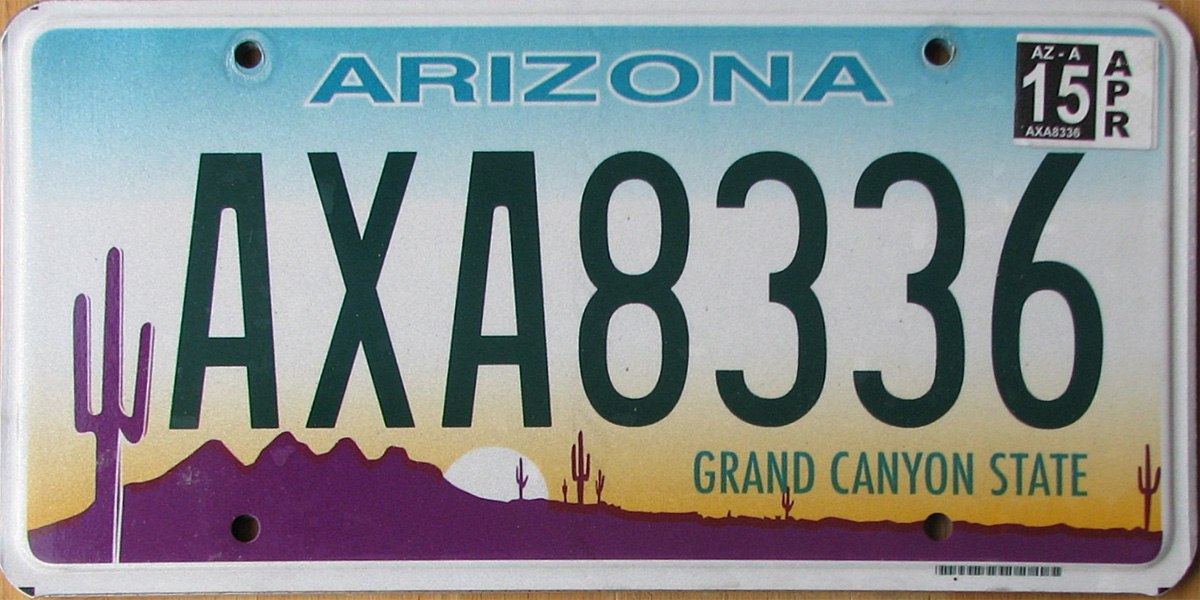
%> input picture License Plate recognition/plate3.jpg, 1200 x 600 px
$ octave main.m   (GNU Octave 9; MATLAB toolbox functions it lacks are replaced by stand-ins)
%> lines starting %> are read from the running program, lines starting %| are printed output that depends on the picture; in (x1, y1, x2, y2) boxes, pixels count from 0 and x2, y2 are one past the last pixel; in counts of white or black regions, pixels touching at a corner belong together; the program's own positions count from 1
### License Plate recognition/template.m
function [ y ] = template( x )
y=x;
aa(1:42,1:24)=1;
aa(1:42,1)=0;
aa(1:42,24)=0;
aa(1,1:24)=0;
aa(42,1:24)=0;
imwrite(aa,'pen.bmp','bmp');

%--read the template images and store them into variables.
A=imread('A.bmp');
B=imread('B.bmp');
C=imread('C.bmp');
D=imread('D.bmp');
E=imread('E.bmp');
F=imread('F.bmp');
G=imread('G.bmp');
H=imread('H.bmp');
I=imread('I.bmp');
J=imread('J.bmp');
K=imread('K.bmp');
L=imread('L.bmp');
M=imread('M.bmp');
N=imread('N.bmp');
O=imread('O.bmp');
P=imread('P.bmp');
Q=imread('Q.bmp');
R=imread('R.bmp');
S=imread('S.bmp');
T=imread('T.bmp');
U=imread('U.bmp');
V=imread('V.bmp');
W=imread('W.bmp');
X=imread('X.bmp');
Y=imread('Y.bmp');
Z=imread('Z.bmp');
Afill=imread('fillA.bmp');
Bfill=imread('fillB.bmp');
Dfill=imread('fillD.bmp');
Ofill=imread('fillO.bmp');
Pfill=imread('fillP.bmp');
Qfill=imread('fillQ.bmp');
Rfill=imread('fillR.bmp');

%read template numbers and store them into variables.
one=imread('1.bmp');
two=imread('2.bmp');
three=imread('3.bmp');
four=imread('4.bmp');
five=imread('5.bmp');
six=imread('6.bmp');
seven=imread('7.bmp');
eight=imread('8.bmp');
nine=imread('9.bmp');
zero=imread('0.bmp');
zerofill=imread('fill0.bmp');
fourfill=imread('fill4.bmp');
sixfill=imread('fill6.bmp');
sixfill2=imread('fill6_2.bmp');
eightfill=imread('fill8.bmp');
ninefill=imread('fill9.bmp');
ninefill2=imread('fill9_2.bmp');
a1=imread('pen.bmp');


%*-*-*-*-*-*-*-*-*-*-*-
letter=[A Afill B Bfill C D Dfill E F G H I J K L M ...
    N O Ofill P Pfill Q Qfill R Rfill S T U V W X Y Z];
number=[];
character=[];

number=[one two three four fourfill five six sixfill sixfill2 seven ...
    eight eightfill nine ninefill ninefill2 zero zerofill a1];

character=[letter number];

NewTemplates=mat2cell(character,42,[24 24 24 24 24 24 24 24 ...
    24 24 24 24 24 24 24 ...
    24 24 24 24 24 24 24 ...
    24 24 24 24 24 24 24 ...
    24 24 24 24 24 24 24 ...
    24 24 24 24 24 24 24 ...
    24 24 24 24 24 24 24 24]);

save ('NewTemplates','NewTemplates')

end

### License Plate recognition/main.m
clc;
close all;
clear all;

i=imread('plate3.jpg');      % read the image.
%> i is the input picture: size 600x1200x3 uint8; mean R, G, B 138.2, 144.2, 145.8
tic;
i=imresize(i,[400 NaN]);     % resize the image.
%> i: size 400x800x3 uint8
% imshow(i);                   % show original image.
g=rgb2gray(i);               % convert color image to grayscale.
g=medfilt2(g,[3 3]);         % apply median/average filtering.
se=strel('disk',1);          % use a disk structuring element with radius 1.
dilate=imdilate(g,se);       % dilate the image.
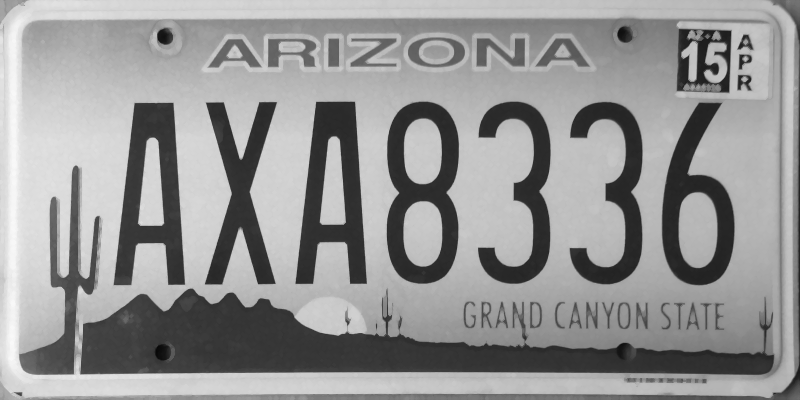
%> dilate: size 400x800 uint8; min 8, max 249, mean 148.9
erode=imerode(g,se);         % erode the image.
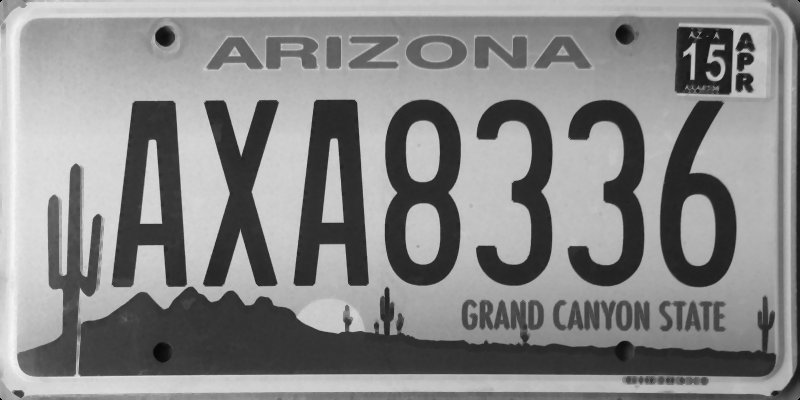
%> erode: size 400x800 uint8; min 0, max 247, mean 136.3
gdiff=imsubtract(dilate,erode);           % sutract both.
gdiff=mat2gray(gdiff);                    % convert to grayscale.
%> gdiff: size 400x800 double
gdiff=conv2(gdiff,[1 1;1 1]);             % perform 2D convolution.
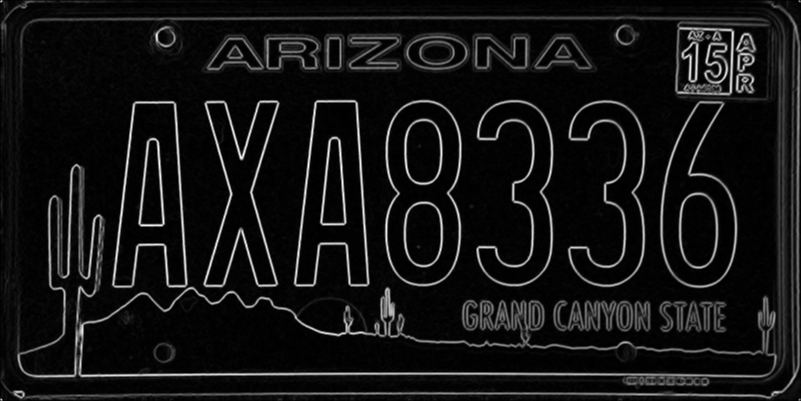
%> gdiff: size 401x801 double; min 0, max 3.69, mean 0.302; drawn with min black and max white
gdiff=imadjust(gdiff,[0.5 0.7],[0 1],.1); % adjust the intensity values.
B=logical(gdiff);                         % convert to logical type.
%> B: size 401x801 logical; 16.3% white; 91 white regions (53 under 20 px), largest, box (x1, y1, x2, y2) and area: (17, 18, 787, 386) 16608, (2, 1, 801, 400) 4970, (675, 21, 770, 96) 2586
[a1,b1]=size(B);
%> a1 = 401; b1 = 801
%figure(2)
%imshow(B)
er=imerode(B,strel('line',101,0));        % erosion with line structuring element.
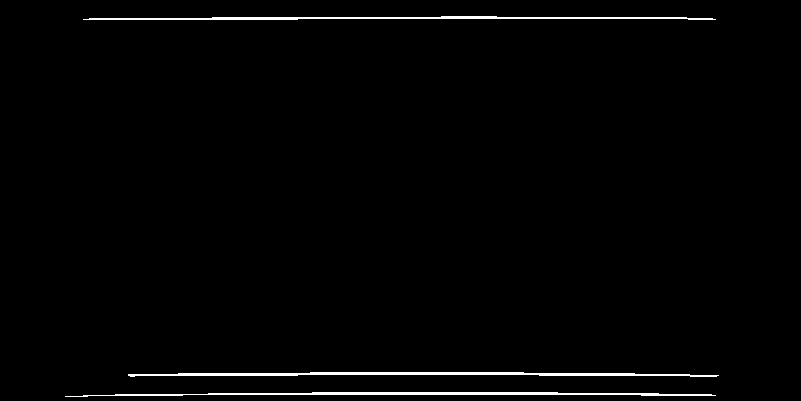
%> er: size 401x801 logical; 1.4% white; 3 white regions, box (x1, y1, x2, y2) and area: (128, 372, 719, 377) 1615, (65, 392, 716, 397) 1492, (83, 16, 716, 20) 1398
% figure(3)
% imshow(er)
out1=imsubtract(B,er);                    % subtract processed image with eroded image.
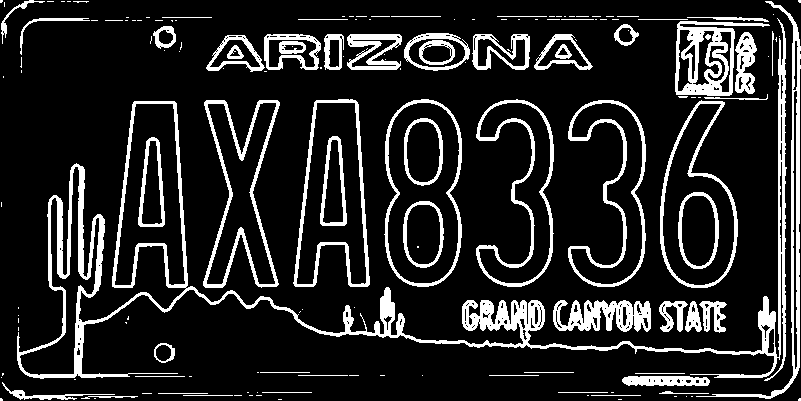
%> out1: size 401x801 double; values 0 (black) and 1 (white), 14.9% white; 162 white regions (101 under 20 px), largest, box (x1, y1, x2, y2) and area: (17, 18, 787, 381) 13933, (696, 1, 801, 399) 2676, (675, 21, 770, 96) 2586
F=imfill(out1,'holes');                   % filling the object.
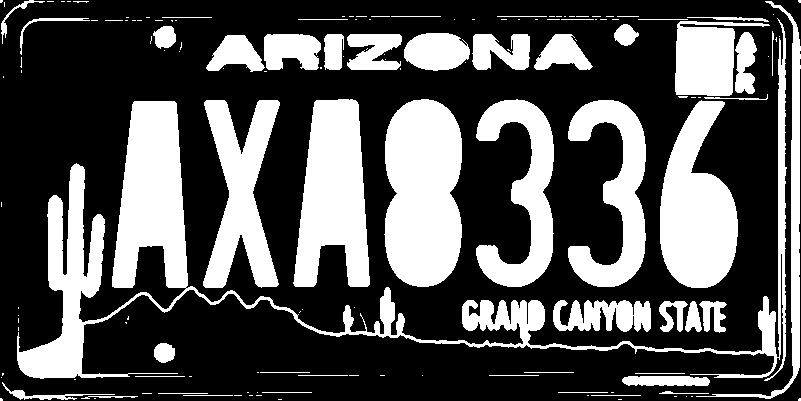
%> F: size 401x801 double; values 0 (black) and 1 (white), 33.3% white; 149 white regions (98 under 20 px), largest, box (x1, y1, x2, y2) and area: (17, 18, 787, 381) 26716, (384, 99, 462, 287) 12476, (293, 99, 370, 287) 10175
H=bwmorph(F,'thin',1);                    % thinning on binary image.
%> H: size 401x801 logical; 29.4% white; 149 white regions (98 under 20 px), largest, box (x1, y1, x2, y2) and area: (17, 18, 786, 381) 22038, (385, 100, 461, 286) 12043, (294, 100, 369, 286) 9624
H=imerode(H,strel('line',3,90));          % erosion again using line.
%> H: size 401x801 logical; 27.1% white; 100 white regions (60 under 20 px), largest, box (x1, y1, x2, y2) and area: (386, 101, 461, 285) 11846, (295, 101, 369, 285) 9474, (113, 103, 187, 287) 9455
% figure(4)
% imshow(H)

final=bwareaopen(H,floor((a1/15)*(b1/15)));  % remove small objects from image.
final(1:floor(.9*a1),1:2)=1;
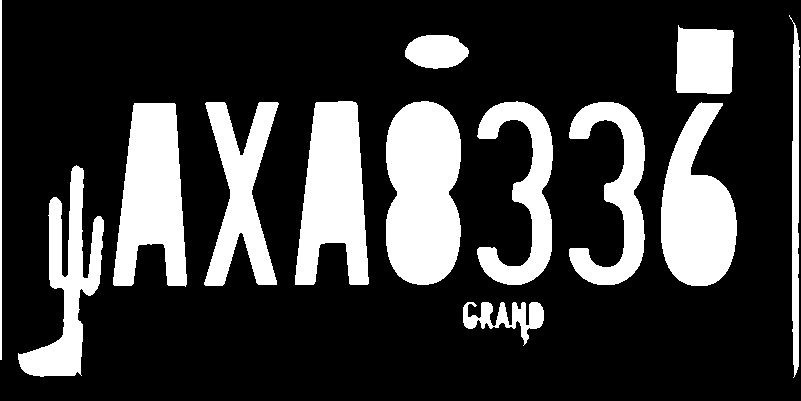
%> final: size 401x801 logical; 23.3% white; 13 white regions, largest, box (x1, y1, x2, y2) and area: (386, 101, 461, 285) 11846, (295, 101, 369, 285) 9474, (113, 103, 187, 287) 9455
final(a1:-1:(a1-20),b1:-1:(b1-2))=1;
yyy=template(2);
%> the run ends on the next line

$ run again, with License Plate recognition/plate1.jpg copied over License Plate recognition/plate3.jpg
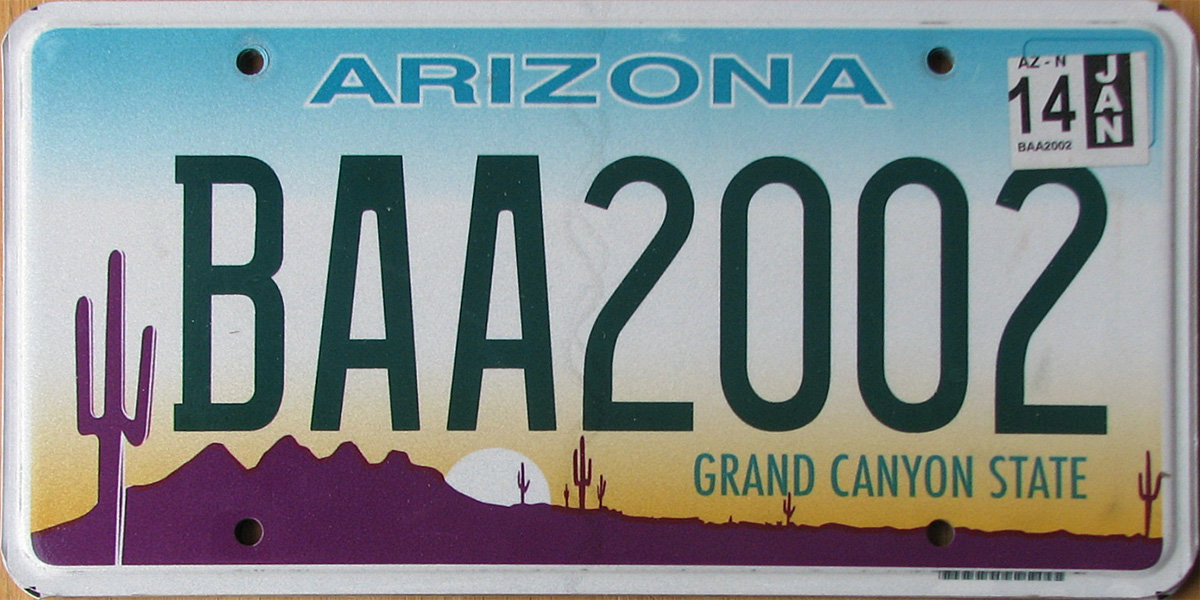
%> input picture License Plate recognition/plate1.jpg, 1200 x 600 px
%> i is the input picture: size 600x1200x3 uint8; mean R, G, B 132.6, 141.7, 143.7
%> i: size 400x800x3 uint8
%> B: size 401x801 logical; 16.6% white; 110 white regions (60 under 20 px), largest, box (x1, y1, x2, y2) and area: (19, 165, 781, 390) 12358, (1, 1, 801, 401) 5206, (20, 18, 770, 72) 2228
%> `er=imerode(B,strel('line',101,0));`:
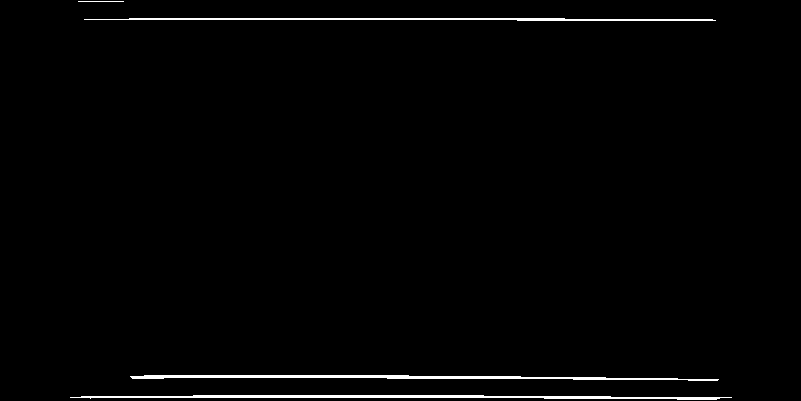
%> er: size 401x801 logical; 1.4% white; 4 white regions, box (x1, y1, x2, y2) and area: (70, 395, 732, 400) 1700, (130, 375, 719, 381) 1630, (84, 18, 716, 21) 1264, (78, 1, 124, 2) 46
%> out1: size 401x801 double; values 0 (black) and 1 (white), 15.2% white; 176 white regions (104 under 20 px), largest, box (x1, y1, x2, y2) and area: (19, 165, 781, 390) 10402, (717, 1, 801, 401) 2714, (662, 110, 741, 292) 2221
%> F: size 401x801 double; values 0 (black) and 1 (white), 35.8% white; 161 white regions (99 under 20 px), largest, box (x1, y1, x2, y2) and area: (19, 165, 781, 390) 14678, (570, 103, 648, 291) 13307, (479, 103, 556, 290) 13161
%> `final(1:floor(.9*a1),1:2)=1;`:
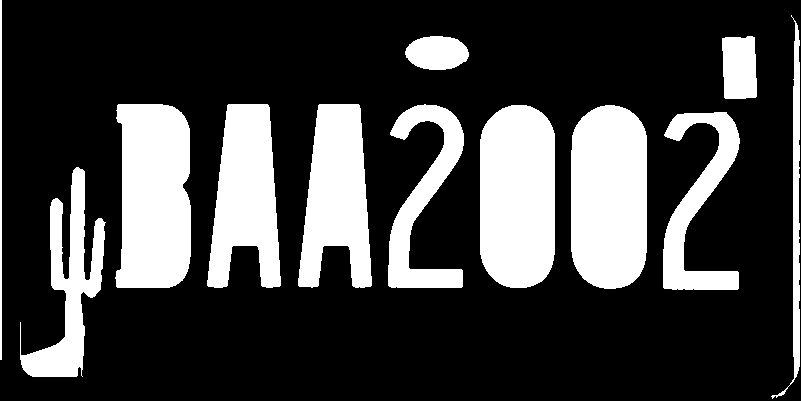
%> final: size 401x801 logical; 25.3% white; 12 white regions, largest, box (x1, y1, x2, y2) and area: (571, 105, 647, 289) 12717, (480, 105, 555, 288) 12574, (115, 104, 191, 288) 12362
